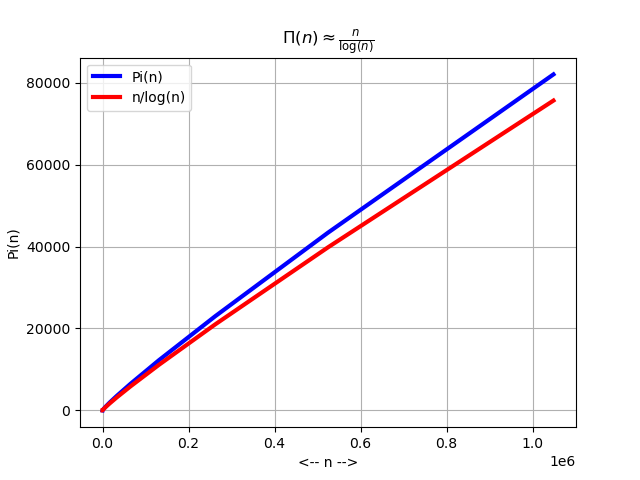

Here is the Python script that generated this plot:
#! /usr/bin/env python3
#
def is_prime3 ( n ):

#*****************************************************************************80
#
## is_prime3() reports whether an integer is prime.
#
#  Licensing:
#
#    This code is distributed under the MIT license.
#
#  Modified:
#
#    29 December 2022
#
#  Author:
#
#    John Burkardt
#
#  Input:
#
#    integer n: the value to be tested.
#
#  Output:
#
#    logical value: true if n is a prime.
#
  from math import sqrt

  if ( n != int ( n ) ):
    raise Exception ( 'is_prime3(): input n is not an integer!' )

  if ( n <= 1 ):
    value = False
    return value

  if ( ( n == 2 ) or ( n == 3 ) ):
    value = True
    return value

  if ( ( ( n % 2 ) == 0 ) or ( ( n % 3 ) == 0 ) ):
    value = False
    return value

  sqrt_n = int ( sqrt ( n ) )

  for i in range ( 5, sqrt_n + 1, 6 ):
    if ( ( ( n % i ) == 0 ) or ( ( n % ( i + 2 ) ) == 0 ) ):
      value = False
      return value

  value = True
  return value

def pi_values ( n_data ):

#*****************************************************************************80
#
## pi_values() returns values of the Pi function.
#
#  Discussion:
#
#    Pi[n] is the number of primes less than or equal to n.
#
#    In Mathematica, the function can be evaluated by:
#
#      PrimePi[n]
#
#  Licensing:
#
#    This code is distributed under the MIT license.
#
#  Modified:
#
#    31 December 2022
#
#  Author:
#
#    John Burkardt
#
#  Reference:
#
#    Stephen Wolfram,
#    The Mathematica Book,
#    Fourth Edition,
#    Wolfram Media / Cambridge University Press, 1999.
#
#  Input:
#
#    integer N_data.  The user sets N_data to 0 before the first call.  
#
#  Output:
#
#    integer N_data.  On each call, the routine increments N_data by 1, and
#    returns the corresponding data; when there is no more data, the
#    output value of N_data will be 0 again.
#
#    integer N, the argument.
#
#    integer P, the value of the function.
#
  import numpy as np

  n_max = 21

  n_vec = np.array ( [ \
            1, \
            2, \
            4, \
            8, \
           16, \
           32, \
           64, \
          128, \
          256, \
          512, \
         1024, \
         2048, \
         4096, \
         8192, \
        16384, \
        32768, \
        65536, \
       131072, \
       262144, \
       524288, \
      1048576 ] )

  p_vec = np.array ( [ \
             0, \
             1, \
             2, \
             4, \
             6, \
            11, \
            18, \
            31, \
            54, \
            97, \
           172, \
           309, \
           564, \
          1028, \
          1900, \
          3512, \
          6542, \
         12251, \
         23000, \
         43390, \
         82025  ] )

  if ( n_data < 0 ):
    n_data = 0

  if ( n_max <= n_data ):
    n_data = 0
    n = 0
    p = 0
  else:
    n = n_vec[n_data]
    p = p_vec[n_data]
    n_data = n_data + 1

  return n_data, n, p

def prime_pi_plot ( ):

#*****************************************************************************80
#
## prime_pi_plot() plots pi(n) versus x/log(x).
#
#  Licensing:
#
#    This code is distributed under the MIT license.
#
#  Modified:
#
#    07 October 2025
#
#  Author:
#
#    John Burkardt
#
  import matplotlib.pyplot as plt
  import numpy as np
  
  n_vec = np.array ( [ \
            2, \
            4, \
            8, \
           16, \
           32, \
           64, \
          128, \
          256, \
          512, \
         1024, \
         2048, \
         4096, \
         8192, \
        16384, \
        32768, \
        65536, \
       131072, \
       262144, \
       524288, \
      1048576 ] )
      
  logn = np.log ( n_vec )

  pi_vec = np.array ( [ \
             1, \
             2, \
             4, \
             6, \
            11, \
            18, \
            31, \
            54, \
            97, \
           172, \
           309, \
           564, \
          1028, \
          1900, \
          3512, \
          6542, \
         12251, \
         23000, \
         43390, \
         82025  ] )
         
  nlogn = n_vec / logn
  
  plt.clf ( )
  plt.plot ( n_vec, pi_vec, 'b-', linewidth = 3 )
  plt.plot ( n_vec, nlogn, 'r-', linewidth = 3 )
  plt.legend ( [ 'Pi(n)', 'n/log(n)' ] )
  plt.grid ( True )
  plt.xlabel ( '<-- n -->' )
  plt.ylabel ( 'Pi(n)' )
  plt.title ( r'$\Pi(n) \approx \frac{n}{\log(n)}$' )
  filename = 'prime_pi.png'
  plt.savefig ( filename )
  print ( '  Graphics saved as "' + filename + '"' )
  plt.close ( )

  return
  
def prime_pi1 ( n ):

#*****************************************************************************80
#
## prime_pi1() evaluates prime(n), the number of primes less than or equal to n.
#
#  Licensing:
#
#    This code is distributed under the MIT license.
#
#  Modified:
#
#    31 December 2022
#
#  Author:
#
#    John Burkardt
#
#  Input:
#
#    integer n: the value to be tested.
#
#  Output:
#
#    integer value: the value of pi(n).
#
  if ( n != int ( n ) ):
    raise Exception ( 'prime_pi1(): input n is not an integer!' )

  value = 0
  for i in range ( 1, n + 1 ):
    value = value + is_prime3 ( i )

  return value

def prime_pi2 ( n ):

#*****************************************************************************80
#
## prime_pi2() evaluates prime(n), the number of primes less than or equal to n.
#
#  Licensing:
#
#    This code is distributed under the MIT license.
#
#  Modified:
#
#    31 December 2022
#
#  Author:
#
#    John Burkardt
#
#  Input:
#
#    integer n: the value to be tested.
#
#  Output:
#
#    integer value: the value of pi(n).
#
  from sympy import isprime

  if ( n != int ( n ) ):
    raise Exception ( 'prime_pi2(): input n is not an integer!' )

  value = 0
  for i in range ( 1, n + 1 ):
    value = value + isprime ( i )

  return value

def prime_pi_test ( ):

#*****************************************************************************80
#
## prime_pi_test() tests prime_pi().
#
#  Licensing:
#
#    This code is distributed under the MIT license.
#
#  Modified:
#
#    31 December 2022
#
#  Author:
#
#    John Burkardt
#
  import numpy as np
  import platform

  print ( '' )
  print ( 'prime_pi_test():' )
  print ( '  python version: ' + platform.python_version ( ) )
  print ( '  numpy version:  ' + np.version.version )
  print ( '  Test prime_pi()' )

  prime_pi1_test ( )
  prime_pi2_test ( )
  prime_pi_plot ( )
#
#  Terminate.
#
  print ( '' )
  print ( 'prime_pi_test():' )
  print ( '  Normal end of execution.' )

  return

def prime_pi1_test ( ):

#*****************************************************************************80
#
## prime_pi1_test() tests prime_pi1().
#
#  Licensing:
#
#    This code is distributed under the MIT license.
#
#  Modified:
#
#    31 December 2022
#
#  Author:
#
#    John Burkardt
#
  print ( '' )
  print ( 'prime_pi1_test():' )
  print ( '  Test prime_pi1()' )
  print ( '           n          Pi(n)          prime_pi1(n)' )
  print ( '' )

  n_data = 0

  while ( True ):

    n_data, n, pi1 = pi_values ( n_data )

    if ( n_data == 0 ):
      break

    pi2 = prime_pi1 ( n )

    print ( '%12d  %10d  %10d' % ( n, pi1, pi2 ) )

  return

def prime_pi2_test ( ):

#*****************************************************************************80
#
## prime_pi2_test() tests prime_pi2().
#
#  Licensing:
#
#    This code is distributed under the MIT license.
#
#  Modified:
#
#    31 December 2022
#
#  Author:
#
#    John Burkardt
#
  print ( '' )
  print ( 'prime_pi2_test():' )
  print ( '  Test prime_pi2()' )
  print ( '           n          Pi(n)          prime_pi2(n)' )
  print ( '' )

  n_data = 0

  while ( True ):

    n_data, n, pi1 = pi_values ( n_data )

    if ( n_data == 0 ):
      break

    pi2 = prime_pi2 ( n )

    print ( '%12d  %10d  %10d' % ( n, pi1, pi2 ) )

  return

def timestamp ( ):

#*****************************************************************************80
#
## timestamp() prints the date as a timestamp.
#
#  Licensing:
#
#    This code is distributed under the MIT license. 
#
#  Modified:
#
#    21 August 2019
#
#  Author:
#
#    John Burkardt
#
  import time

  t = time.time ( )
  print ( time.ctime ( t ) )

  return

if ( __name__ == '__main__' ):
  timestamp ( )
  prime_pi_test ( )
  timestamp ( )
